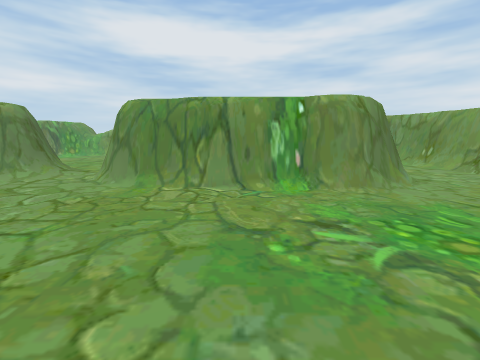
[1] (above)

18 first-person views from a walk through a Unity game level. The camera is 1.3 m above the floor, tilts 10° down and sees 90° across. The floor is counted in squares, 1 m on a side. Each view is taken from the middle of a square. On the plan, view 1 faces up. The plan holds only what a view shows up to about 12 squares ahead; the rest is blank. The place goes on beyond the plan. Some surface patterns are stand-ins.

[2]
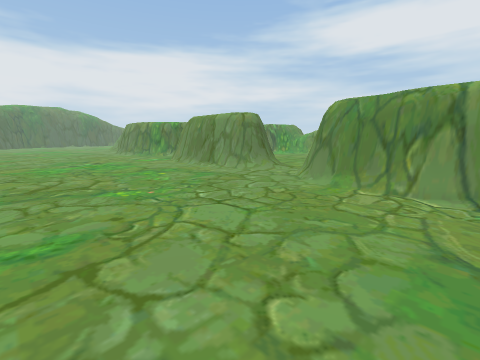

[3]
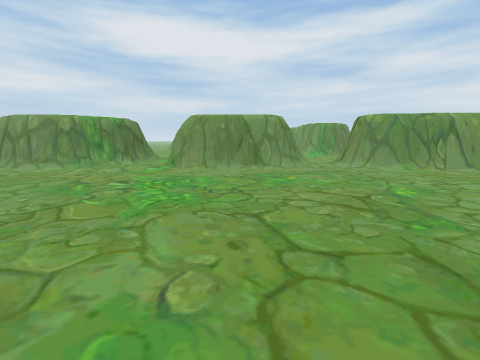

[4]
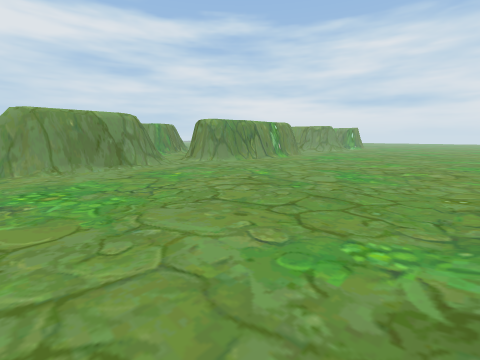

[5]
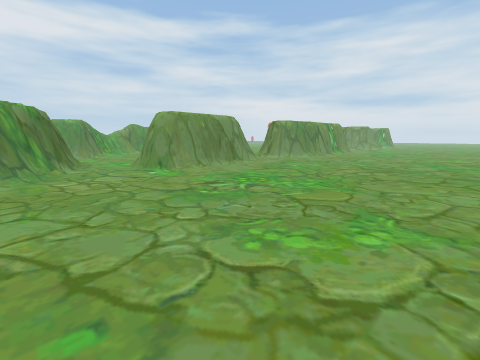

[6]
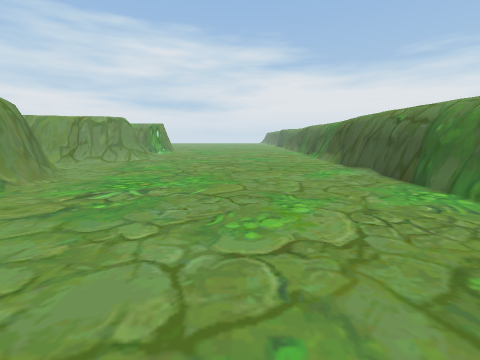

[7]
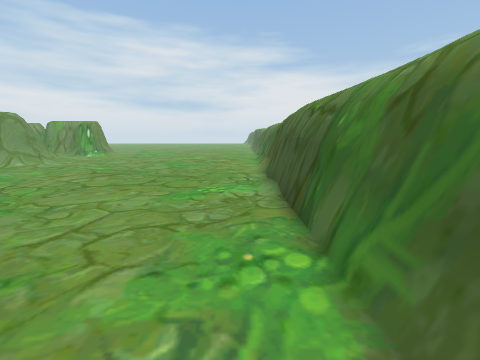

[8]
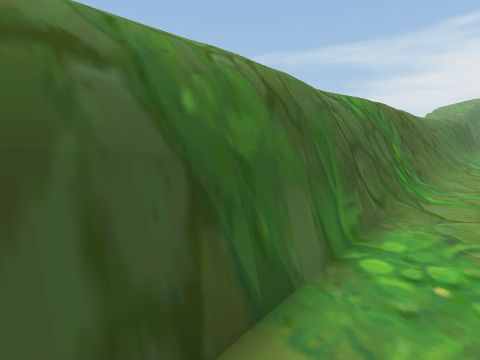

[9]
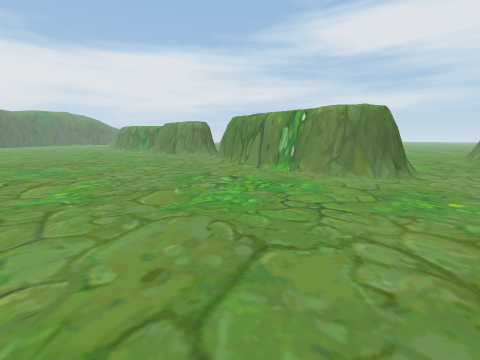

[10]
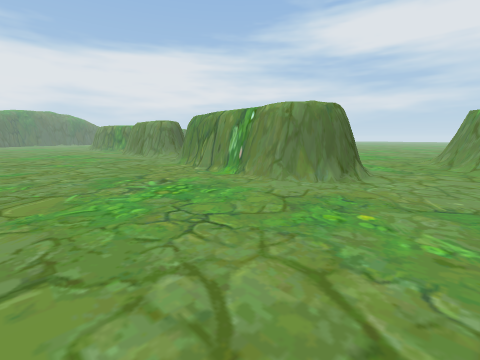

[11]
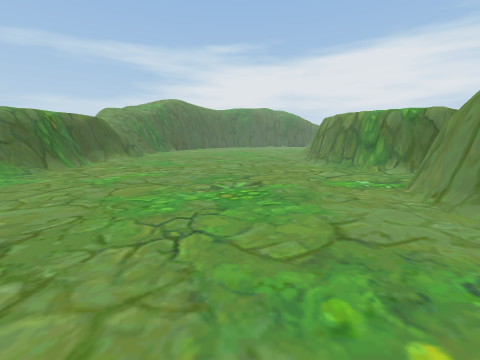

[12]
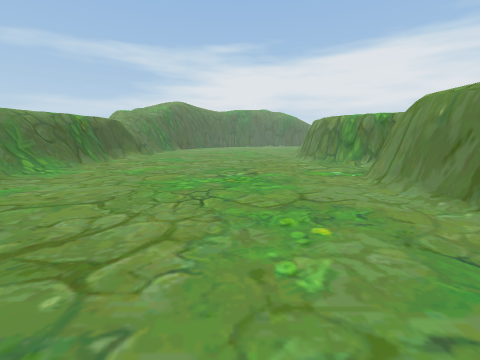

[13]
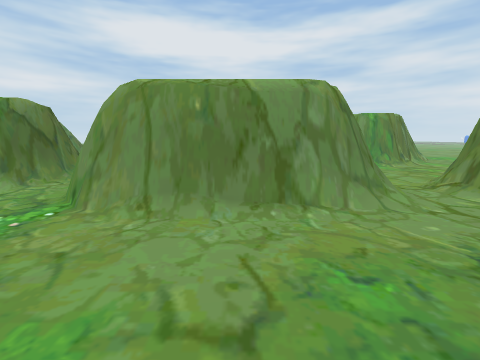

[14]
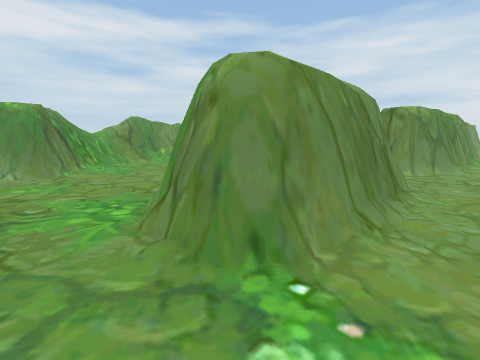

[15]
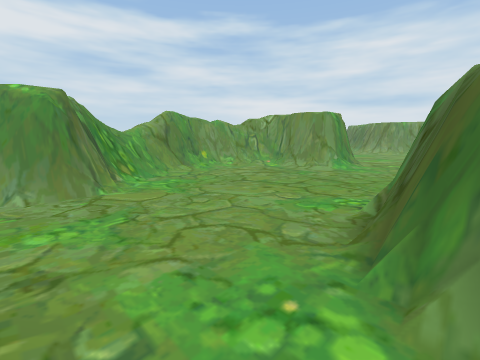

[16]
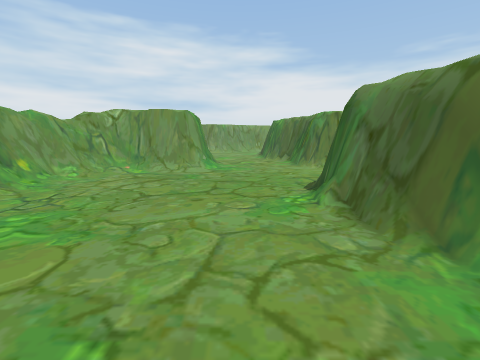

[17]
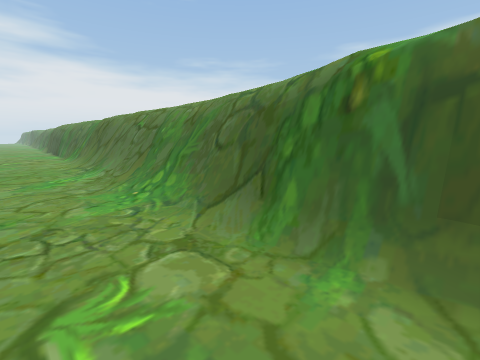

[18]
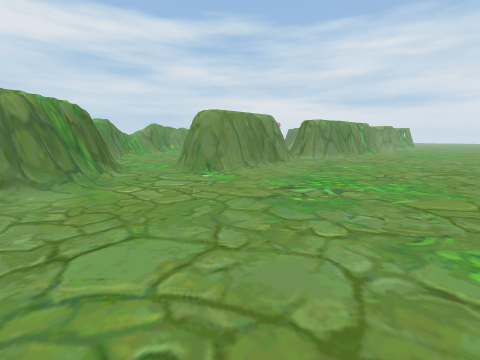

### Floor plan
Key: @ floor where view 1 was taken; # wall or solid block; . floor; / step, stairs or slope; = window, fence, low wall or low ledge.
Columns run from 19 left of view 1 to 8 right of it. Each row starts with its distance up from view 1.
 20         ######
 19       #####=####
 18       #=.....=##
 17     ###.......##
 16     #=........##          #
 15     ..........=###       /##
 14     .........../=..     ..##
 13     ...............    ....#
 12    #..............     ....=
 11    #...=###......       ....
 10   ##..####  =..##        ...
  9  ##...#### ##..#        #...
  8 ##=...#######..#       ##...
  7 =.....=###==...##########...
  6 .....................##=....
  5 ............................
  4 ............................
  3 ............................
  2 ............................
  1 ............................
  0 ...................@........
 -1 ............................
 -2 ............................
 -3 ............................
 -4 ............................
 -5 #######=============########
 -6   ##########################

Positions as (right, up) in squares from view 1, and headings:
1: (0, 0), facing up
2: (0, 0), facing up-left
3: (-10, -4), facing up
4: (-13, -4), facing up-right
5: (-18, -2), facing up-right
6: (-4, 0), facing right
7: (-1, -4), facing right
8: (4, -4), facing down-left
9: (7, -2), facing up-left
10: (8, 0), facing up-left
11: (-7, 3), facing left
12: (-5, 3), facing left
13: (-10, 3), facing up
14: (-15, 6), facing up-right
15: (-15, 10), facing up-right
16: (-15, 13), facing right
17: (-19, -2), facing down-right
18: (-19, 0), facing up-right
